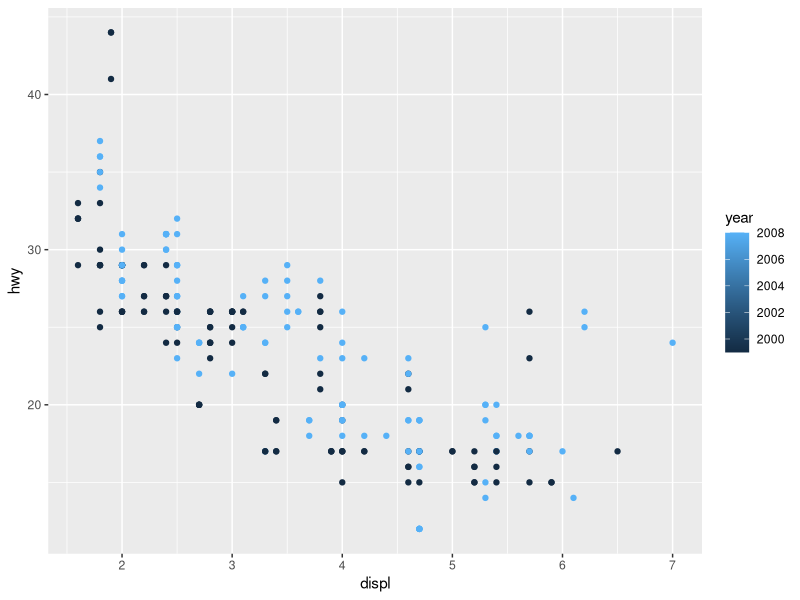
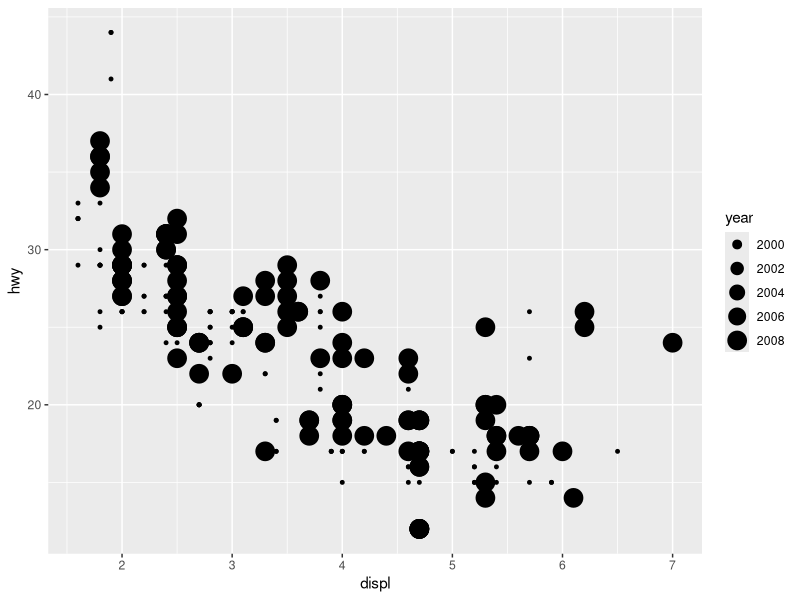
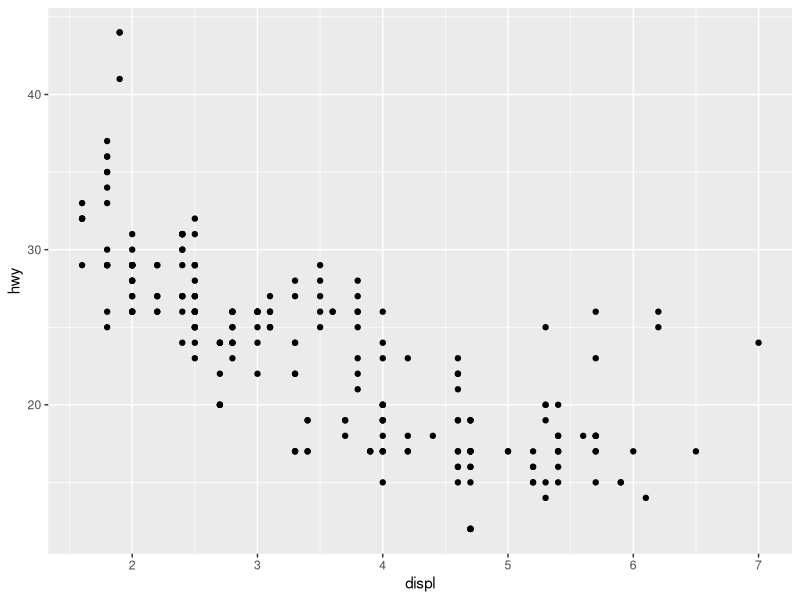
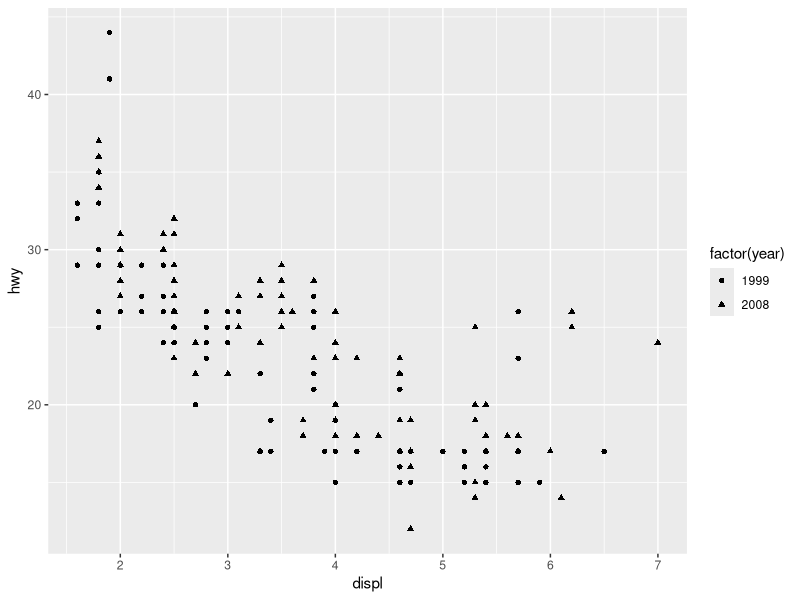
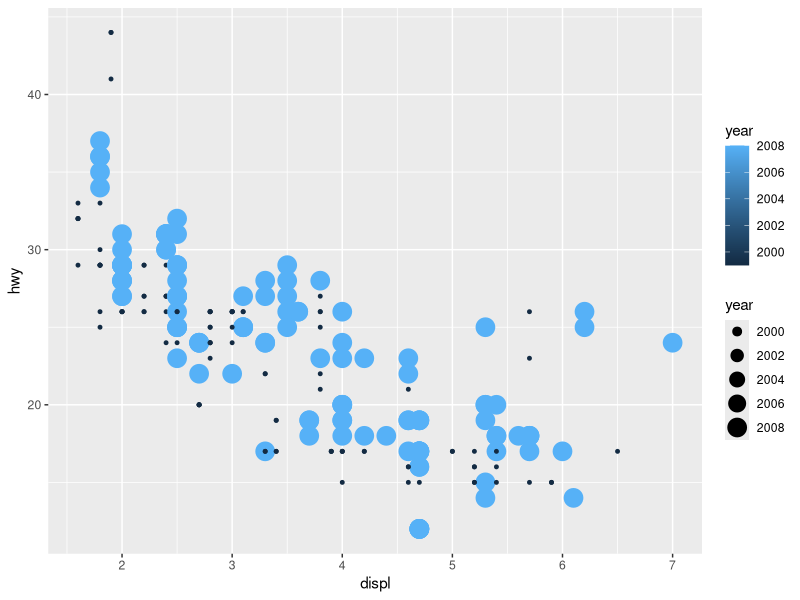
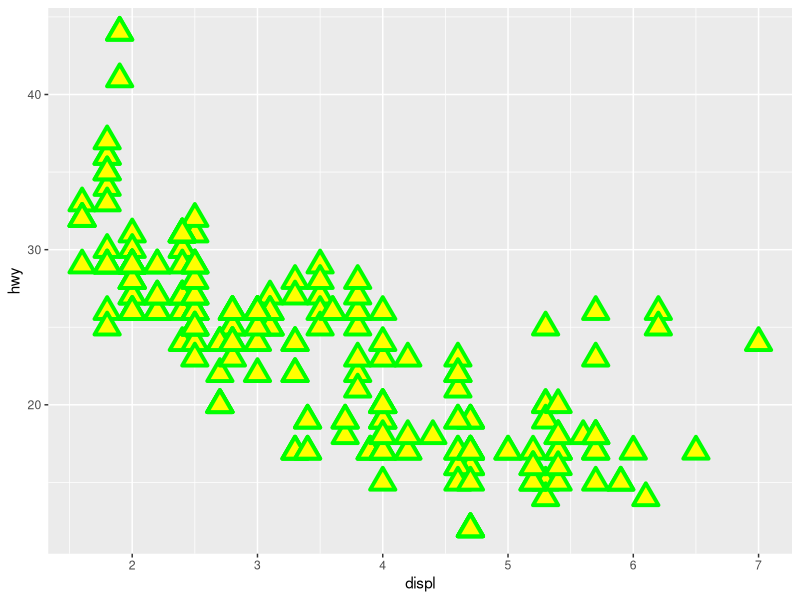
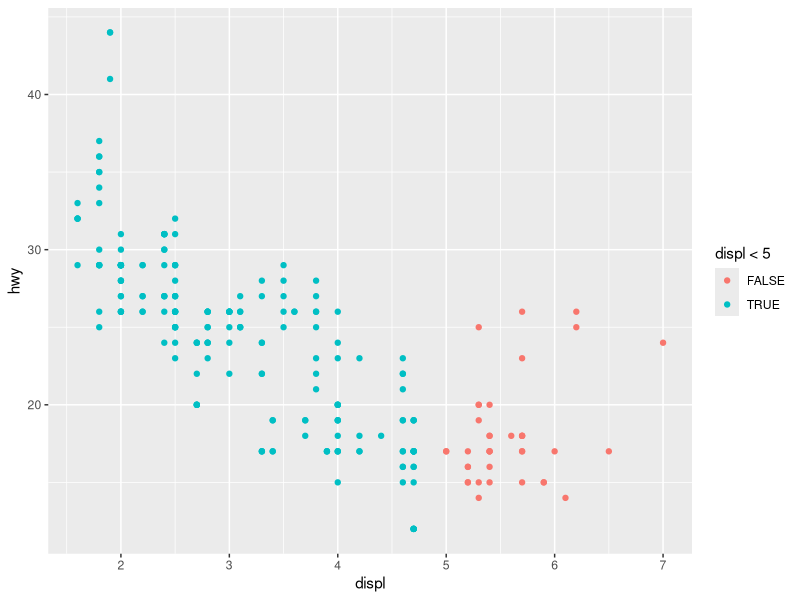

Reproduce these figures in R, in order.
## ---- chunk 1
knitr::opts_chunk$set(echo = TRUE)
## ---- chunk 2
library(ggplot2)
## ---- chunk 3
ggplot(data = mpg) +
  geom_point(mapping = aes(x = displ , y = hwy, color = year))
## ---- chunk 4
ggplot(data = mpg) +
  geom_point(mapping = aes(x = displ , y = hwy, size = year))
## ---- chunk 5
ggplot(data = mpg) +
  geom_point(mapping = aes(x = displ , y = hwy))
## ---- chunk 6
ggplot(data = mpg) +
  geom_point(mapping = aes(x = displ , y = hwy, shape = factor(year)))
## ---- chunk 7
ggplot(data = mpg) +
  geom_point(mapping = aes(x = displ , y = hwy, color = year, size = year))
## ---- chunk 8
ggplot(data = mpg) +
  geom_point(mapping = aes(x = displ , y = hwy), shape = 24, color = "green" , fill = "#FFFF00", size = 5, stroke = 2)
## ---- chunk 9
ggplot(data = mpg) +
  geom_point(mapping = aes(x = displ , y = hwy, colour = displ < 5))
